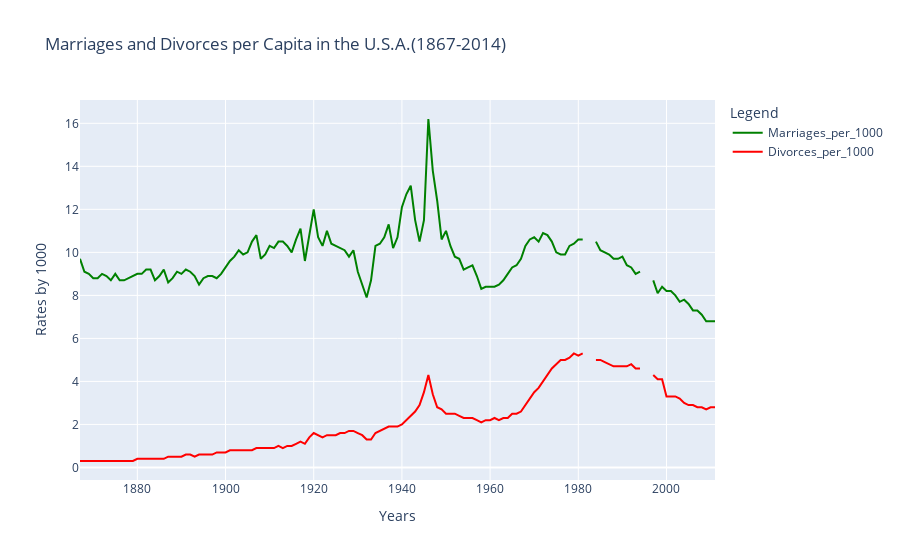

Here is the notebook cell this chart was saved with:
### Markdown cell above
# Question 6
Create a line plot showing the number of marriages and divorces per capita in the  
U.S. between 1867 and 2014. Label both lines and show the legend.  
Don't forget to label your axes!

### Code cell
import pandas as pd
import plotly.express as px

dataset = pd.read_csv("us-marriages-divorces-1867-2014.csv")

visual = px.line(dataset, x="Year", y=["Marriages_per_1000", "Divorces_per_1000"],
              labels={"Year": "Years", "value": "Rates by 1000"},
              title="Marriages and Divorces per Capita in the U.S.A.(1867-2014)",
              color_discrete_sequence=["green", "red"])
visual.update_layout(legend_title_text="Legend")
visual.show()

### Figure 1 — Plotly figure (JSON) as saved in the notebook; plotly's stock layout.template omitted (floating-point values rounded to 4 significant figures; data arrays with more than 128 entries replaced by an {"elided": "..."} marker saying what was removed)
{"data": [{"hovertemplate": "variable=Marriages_per_1000<br>Years=%{x}<br>Rates by 1000=%{y}<extra></extra>", "legendgroup": "Marriages_per_1000", "line": {"color": "green", "dash": "solid"}, "marker": {"symbol": "circle"}, "mode": "lines", "name": "Marriages_per_1000", "orientation": "v", "showlegend": true, "type": "scatter", "x": {"elided": "145 int values"}, "xaxis": "x", "y": {"elided": "145 float values"}, "yaxis": "y"}, {"hovertemplate": "variable=Divorces_per_1000<br>Years=%{x}<br>Rates by 1000=%{y}<extra></extra>", "legendgroup": "Divorces_per_1000", "line": {"color": "red", "dash": "solid"}, "marker": {"symbol": "circle"}, "mode": "lines", "name": "Divorces_per_1000", "orientation": "v", "showlegend": true, "type": "scatter", "x": {"elided": "145 int values"}, "xaxis": "x", "y": {"elided": "145 float values"}, "yaxis": "y"}], "layout": {"legend": {"title": {"text": "Legend"}, "tracegroupgap": 0}, "title": {"text": "Marriages and Divorces per Capita in the U.S.A.(1867-2014)"}, "xaxis": {"anchor": "y", "domain": [0, 1], "title": {"text": "Years"}}, "yaxis": {"anchor": "x", "domain": [0, 1], "title": {"text": "Rates by 1000"}}}}
